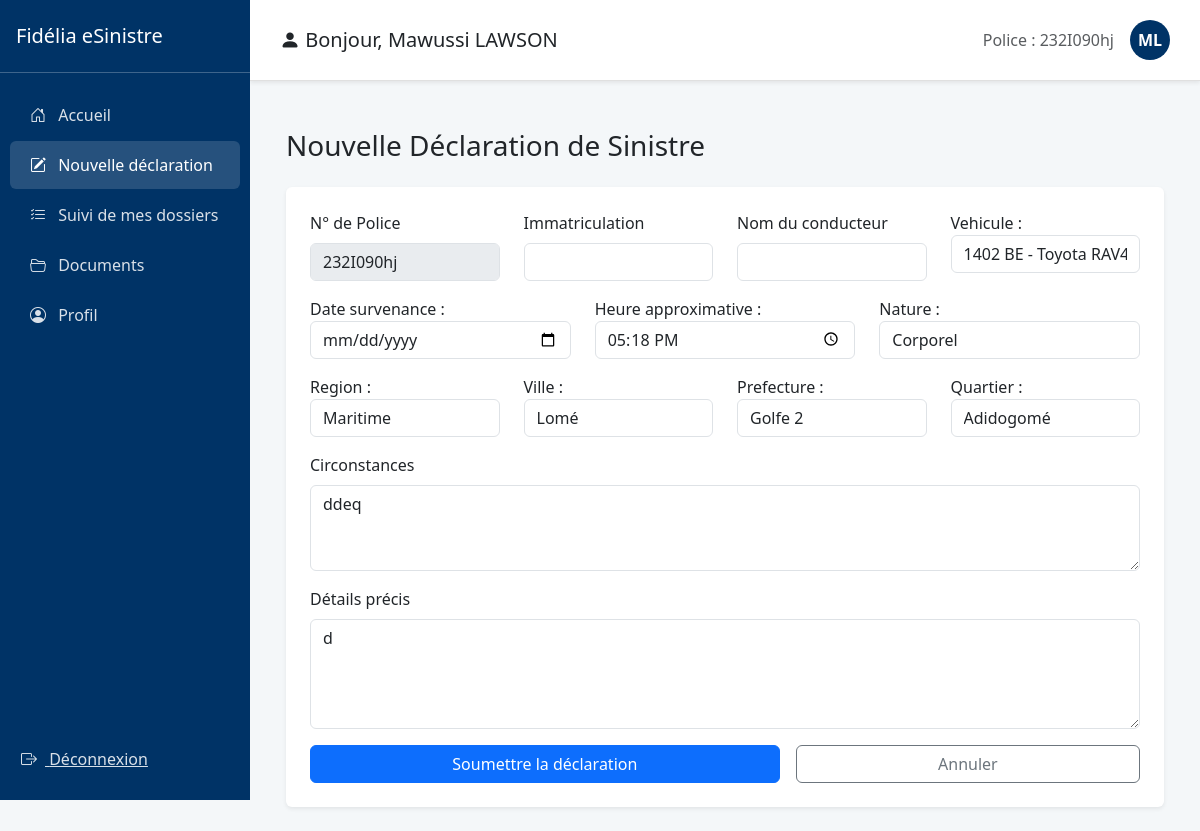
/sinistres/declarer/ (signed in), run on the app's committed database.
### gestion_sinistres/models.py (models this page shows, shortened)
class Assure(models.Model):
    user = models.OneToOneField(User, on_delete=models.CASCADE, related_name='assure')
    numero_police = models.CharField(max_length=50, unique=True)
    agence = models.ForeignKey(Agence, on_delete=models.SET_NULL, null=True, blank=True)
    compte_active = models.BooleanField(default=False)
    politique_confidentialite_acceptee = models.BooleanField(default=False)

class Sinistre(models.Model):
    NATURE_CHOICES = [('C', 'Corporel'), ('M', 'Matériel'), ('X', 'Mixte')]
    STATUS_CHOICES = [
        ('SOUMIS', 'Soumis'),
        ('ATTENTE_COMPLEMENTS', 'En attente de compléments'),
        ('ATTENTE_VALIDATION', 'En attente de validation'),
        ('A_CORRIGER', 'A corriger'),
        ('EN_COURS', 'En cours'),
        ('CLOTURE', 'Clôturé'),
        ('SANS_SUITE', 'Sans suite'),
        ('REOUVERT', 'Réouvert'),
    ]
    n_police = models.CharField(max_length=50)
    nom_conducteur = models.CharField(max_length=100)
    immatriculation = models.CharField(max_length=20)
    numero_sinistre = models.CharField(max_length=20, unique=True)
    statut = models.CharField(max_length=30, choices=STATUS_CHOICES, default='SOUMIS')
    agent_traitant = models.CharField(max_length=100, blank=True, null=True)
    montant_estime = models.DecimalField(max_digits=12, decimal_places=2, default=0)
    prix_retenu = models.DecimalField(max_digits=12, decimal_places=2, null=True, blank=True)
    beneficiaire_nom = models.CharField(max_length=100, blank=True, null=True)
    beneficiaire_prenoms = models.CharField(max_length=100, blank=True, null=True)
    beneficiaire_telephone = models.CharField(max_length=20, blank=True, null=True)
    numero_cheque = models.CharField(max_length=50, blank=True, null=True)
    banque_cheque = models.CharField(max_length=100, blank=True, null=True)
    montant_cheque = models.DecimalField(max_digits=12, decimal_places=2, null=True, blank=True)
    date_emission_cheque = models.DateField(null=True, blank=True)
    attestation_generee = models.BooleanField(default=False)
    date_attestation = models.DateTimeField(null=True, blank=True)
    motif_sans_suite = models.TextField(blank=True, null=True)
    indemnisation_validee = models.BooleanField(default=False)
    date_survenance = models.DateTimeField()
    date_declaration = models.DateTimeField(auto_now_add=True)
    heure_approximative = models.TimeField()
    circonstances = models.TextField()
    vehicule = models.ForeignKey(Vehicule, on_delete=models.CASCADE)
    region = models.ForeignKey(Region, on_delete=models.SET_NULL, null=True)
    ville = models.ForeignKey(Ville, on_delete=models.SET_NULL, null=True)
    prefecture = models.ForeignKey(Prefecture, on_delete=models.SET_NULL, null=True)
    quartier = models.CharField(max_length=150)
    nature = models.CharField(max_length=1, choices=NATURE_CHOICES)
    precision = models.TextField(help_text="Circonstances exactes")
    numero_point_vente = models.CharField(max_length=10, default="001")
    assure = models.ForeignKey(User, on_delete=models.CASCADE, related_name='sinistres')
    lettre_derogation = models.FileField(upload_to='sinistres/derogations/', blank=True, null=True)

### gestion_sinistres/views.py (the view)
# urls.py: path('declarer/', views.declarer_sinistre, name='declarer_sinistre'),
@login_required
def declarer_sinistre(request):
    sinistre_id = request.session.get('temp_sinistre_id')
    instance = None
    if sinistre_id:
        instance = Sinistre.objects.filter(id=sinistre_id, assure=request.user).first()
    if request.method == 'POST':
        form = SinistreForm(request.POST, request.FILES, user=request.user, instance=instance)
        if form.is_valid():
            sinistre = form.save(commit=False)
            sinistre.assure = request.user
            sinistre.n_police = request.user.assure.numero_police
            sinistre.save()
            files = request.FILES.getlist('fichiers_justificatifs')
            for f in files:
                PieceJointe.objects.create(sinistre=sinistre, fichier=f)
            request.session['temp_sinistre_id'] = sinistre.id
            messages.success(request, f"Sinistre {sinistre.numero_sinistre} déclaré avec succès.")
            return redirect('confirmer_sinistre')
    else:
        form = SinistreForm(user=request.user, instance=instance)
    return render(request, 'declaration.html', {'form': form})

### gestion_sinistres/models.py (called while the page is built)
    def __str__(self): return self.nom

    def __str__(self): return self.nom

    def __str__(self): return self.nom

    def __str__(self):
        return f"{self.immatriculation} - {self.marque} {self.modele}"

### gestion_sinistres/templates/declaration.html (shortened to what this page needs)
{% extends 'base_assure.html' %}
{% block content %}
<div class="container mt-4">
    <h3 class="mb-4">Nouvelle Déclaration de Sinistre</h3>
    <form method="post" enctype="multipart/form-data" class="shadow-sm p-4 bg-white rounded">
        <div class="row mb-3">
            <div class="col-md-3">
                <label class="form-label">N° de Police</label>
                <input type="text" class="form-control" value="{{request.user.assure.numero_police}}" disabled readonly>
            </div>
            <div class="col-md-3">
                <label class="form-label">Immatriculation</label>
                {{ form.immatriculation }}
            </div>
            <div class="col-md-3">
                <label class="form-label">Nom du conducteur</label>
                {{ form.nom_conducteur }}
            </div>
            <div class="col-md-3">
                {{ form.vehicule.label_tag }}
                {{ form.vehicule }}
            </div>
        </div>
        <div class="row mb-3">
            <div class="col-md-4">{{ form.date_survenance.label_tag }} {{ form.date_survenance }}</div>
            <div class="col-md-4">{{ form.heure_approximative.label_tag }} {{ form.heure_approximative }}</div>
            <div class="col-md-4">{{ form.nature.label_tag }} {{ form.nature }}</div>
        </div>
        <div class="row mb-3">
            <div class="col-md-3">{{ form.region.label_tag }} {{ form.region }}</div>
            <div class="col-md-3">{{ form.ville.label_tag }} {{ form.ville }}</div>
            <div class="col-md-3">{{ form.prefecture.label_tag }} {{ form.prefecture }}</div>
            <div class="col-md-3">{{ form.quartier.label_tag }} {{ form.quartier }}</div>
        </div>
        <div class="mb-3">
            <label class="form-label">Circonstances</label>
            {{ form.circonstances }}
        </div>
        <div class="mb-3">
            <label class="form-label">Détails précis</label>
            {{ form.precision }}
        </div>
        <div class="d-flex gap-3">
            <button type="submit" class="btn btn-primary flex-grow-1">Soumettre la déclaration</button>
            <a href="{% url 'annuler_declaration' %}" class="btn btn-outline-secondary flex-grow-1 text-center">Annuler</a>
        </div>
    </form>
</div>
{% endblock %}

### gestion_sinistres/templates/base_assure.html (shortened to what this page needs)
<!DOCTYPE html>
<html lang="fr">
<head>
    <link href="https://cdn.jsdelivr.net/npm/bootstrap@5.3.0/dist/css/bootstrap.min.css" rel="stylesheet">
    <link rel="stylesheet" href="https://cdn.jsdelivr.net/npm/bootstrap-icons@1.11.0/font/bootstrap-icons.css">
</head>
<body>
    <nav class="sidebar">
        <div class="d-flex align-items-center justify-content-between py-4 px-3 border-bottom border-light border-opacity-25">
            <h5 class="mb-0">Fidélia eSinistre</h5>
        </div>
        <div class="py-3">
            <a href="{% url 'accueil_assure' %}" class="{% if request.resolver_match.url_name == 'accueil_assure' %}active{% endif %}"><i class="bi bi-house-door me-2"></i> Accueil</a>
            <a href="{% url 'declarer_sinistre' %}" class="{% if request.resolver_match.url_name == 'declarer_sinistre' %}active{% endif %}"><i class="bi bi-pencil-square me-2"></i> Nouvelle déclaration</a>
            <a href="{% url 'suivi_sinistres' %}" class="{% if request.resolver_match.url_name == 'suivi_sinistres' %}active{% endif %}"><i class="bi bi-list-check me-2"></i> Suivi de mes dossiers</a>
            <a href="{% url 'documents_assure' %}" class="{% if request.resolver_match.url_name == 'documents_assure' %}active{% endif %}"><i class="bi bi-folder2-open me-2"></i> Documents</a>
            <a href="{% url 'profil_assure' %}" class="{% if request.resolver_match.url_name == 'profil_assure' %}active{% endif %}"><i class="bi bi-person-circle me-2"></i> Profil</a>
        </div>
        <div class="py-3 mt-auto">
            <form method="post" action="{% url 'logout' %}">
                <button type="submit" class="btn btn-link" style="color: rgba(255,255,255,0.85); padding: 12px 20px;">
                    <i class="bi bi-box-arrow-right me-2"></i> Déconnexion
                </button>
            </form>
        </div>
    </nav>
    <main class="main-content">
        <div class="header-user d-flex align-items-center justify-content-between shadow-sm">
            <div class="d-flex align-items-center">
                <h5 class="mb-0"><i class="bi bi-person-fill"></i> Bonjour, {{ request.user.get_full_name|default:request.user.username }}</h5>
            </div>
            <div class="d-flex align-items-center">
                <span class="text-muted me-3">Police : {{ request.user.assure.numero_police|default:"N/A" }}</span>
                <a href="{% url 'profil_assure' %}" class="user-badge text-decoration-none">{{ request.user.first_name|first|default:"U" }}{{ request.user.last_name|first|default:"I" }}</a>
            </div>
        </div>
        <div class="p-4">
            {% block content %}{% endblock %}
        </div>
    </main>
</body>
</html>

### gestion_sinistres/templates/base_assure.html (style rules this page uses)
:root { --fidelia-blue: #003366; }
body { background-color: #f4f7f9; font-family: 'Segoe UI', sans-serif; }
.sidebar { width: 250px; height: 100vh; background: var(--fidelia-blue); color: white; position: fixed; left: 0; top: 0; display: flex; flex-direction: column; }
.sidebar a { color: rgba(255, 255, 255, 0.85); display: block; padding: 12px 20px; text-decoration: none; border-radius: 6px; margin: 2px 10px; }
.sidebar a:hover, .sidebar a.active { background: rgba(255, 255, 255, 0.15); color: white; }
.main-content { margin-left: 250px; }
.header-user { background: white; padding: 20px 30px; border-bottom: 1px solid #e0e0e0; }
.user-badge { width: 40px; height: 40px; border-radius: 50%; background: var(--fidelia-blue); color: white; display: flex; align-items: center; justify-content: center; font-weight: bold; }

### data on the page
Sinistre: vehicule "1402 BE - Toyota RAV4", heure_approximative "17:18:00", nature "Corporel", region "Maritime", ville "Lomé", prefecture "Golfe 2", quartier "Adidogomé", circonstances "ddeq", precision "d"

### other printed values
{{ request.user.get_full_name|default:request.user.username }} "Mawussi LAWSON"
{{ request.user.assure.numero_police|default:"N/A" }} "232I090hj"
{{ request.user.first_name|first|default:"U" }} "M"
{{ request.user.last_name|first|default:"I" }} "L"
